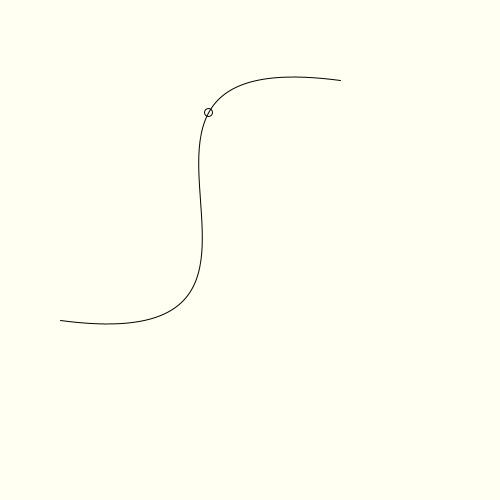
Frame 1 (no input)
Frame 60 (the mouse pressed at the canvas centre just before this capture): identical to frame 1, image omitted
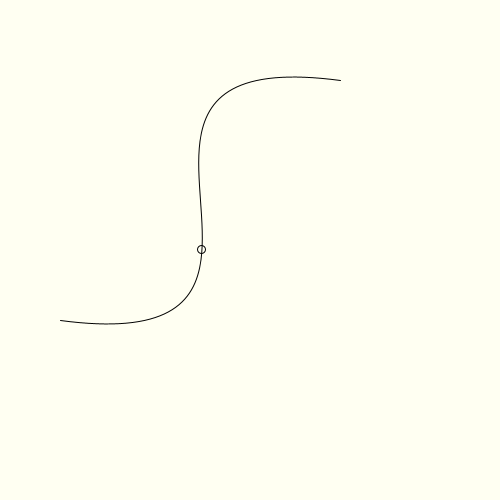
Frame 120 (the mouse held since frame 60 and released just before this capture)

The Processing sketch that drew these frames (run headless with seeded random() and noise(); from frame 60 on, the mouse is pressed at the canvas centre):

// Processing sketch: week18_3_zuma_bezier_curve_myNearestBezierT_mouseX_mouseY
// ── week18_3_zuma_bezier_curve_myNearestBezierT_mouseX_mouseY.pde
// week18_3_zuma_bezier_curve_myNearestBezierT_mouseX_mouseY
void setup(){
  size(500,500);
}
PVector p0 = new PVector(340, 80);
PVector p1 = new PVector(40, 40);
PVector p2 = new PVector(360, 360);
PVector p3 = new PVector(60, 320);
void draw(){
  background(#FFFFF2);
  noFill();
  bezier(340, 80, 40, 40, 360, 360, 60, 320);
  float t = myNearestBezierT(mouseX, mouseY, p0, p1, p2, p3);
  PVector p = myBezier(t, p0, p1, p2, p3);
  ellipse(p.x, p.y, 8,8);
}
float myNearestBezierT(float x0, float y0, PVector p0, PVector p1, PVector p2, PVector p3){
  float ans = 0, minD = Float.MAX_VALUE;
  for(float t=0; t<=1; t+=0.01){
    float t1 = 1 - t;
    float x = t1*t1*t1*p0.x + 3*t1*t1*t*p1.x + 3*t1*t*t*p2.x + t*t*t*p3.x;
    float y = t1*t1*t1*p0.y + 3*t1*t1*t*p1.y + 3*t1*t*t*p2.y + t*t*t*p3.y;
    float d = dist(x, y, x0, y0);
    if(d<minD){
      minD = d;
      ans = t;
    }
  }
  return ans;
}
PVector myBezier(float t, PVector p0, PVector p1, PVector p2, PVector p3){
  float t1 = 1 - t;
  float x = t1*t1*t1*p0.x + 3*t1*t1*t*p1.x + 3*t1*t*t*p2.x + t*t*t*p3.x;
  float y = t1*t1*t1*p0.y + 3*t1*t1*t*p1.y + 3*t1*t*t*p2.y + t*t*t*p3.y;
  return new PVector(x,y);
}
